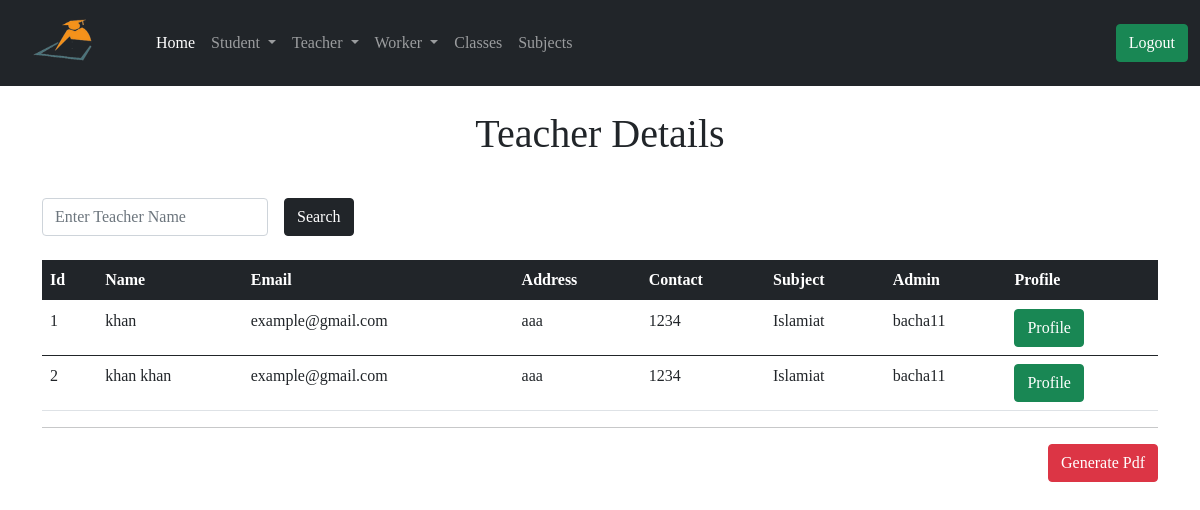
Page /admin/teacher_detials (signed in) on the earlier database version.
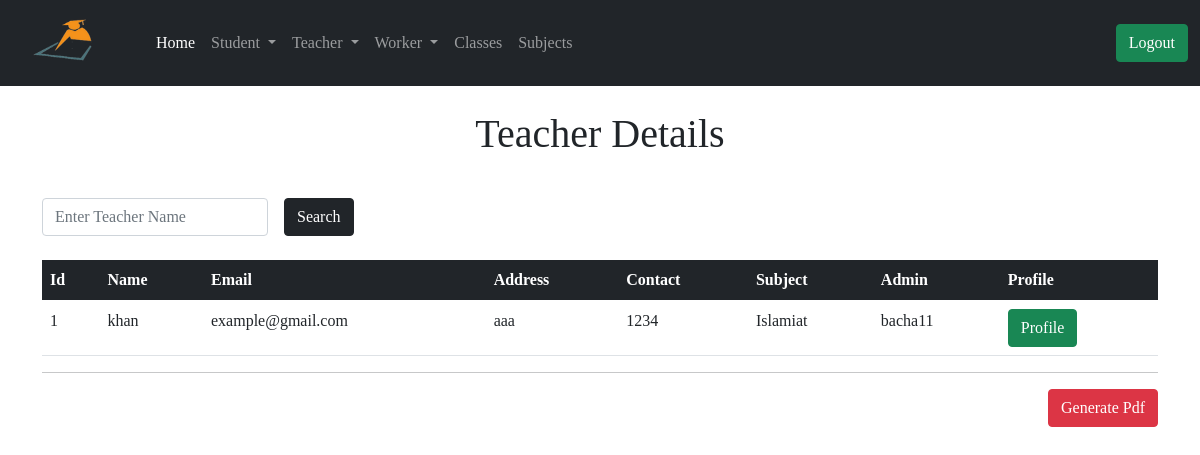
Same page on the later database version.
### app/models.py (models this page shows, shortened)
class Teacher(db.Model):
    id = db.Column(db.Integer, primary_key=True)
    tech_name = db.Column(db.String(64), index=True)
    email = db.Column(db.String(64), index=True)
    tech_address = db.Column(db.String(128), index=True)
    tech_contact = db.Column(db.String(64), index=True)
    join_date = db.Column(db.DateTime, default=datetime.utcnow())
    admin_id = db.Column(db.Integer, db.ForeignKey('user.id'))
    tech_subject = db.Column(db.Integer, db.ForeignKey('subject.id'))
    uploadlecture = db.relationship('UploadLecture', backref='t_lecture')

class Subject(db.Model):
    id = db.Column(db.Integer, primary_key=True)
    sub_name = db.Column(db.String(64))
    admin_id = db.Column(db.Integer, db.ForeignKey('user.id'))
    teacher = db.relationship('Teacher', backref='sub')
    leaveteacher = db.relationship('LeaveTeacher', backref='sub')

class User(UserMixin, db.Model):
    id = db.Column(db.Integer, primary_key=True)
    username = db.Column(db.String(32), unique=True, index=True)
    email = db.Column(db.String(64), unique=True, index=True)
    password_hash = db.Column(db.String(128))
    join_date = db.Column(db.DateTime, default=datetime.utcnow())
    student = db.relationship('Student', backref='admin')
    leavestudent = db.relationship('LeaveStudent', backref='admin')
    teacher = db.relationship('Teacher', backref='admin')
    leaveteacher = db.relationship('LeaveTeacher', backref='admin')
    worker = db.relationship('Worker', backref='admin')
    leaveworker = db.relationship('LeaveWorker', backref='admin')
    classs = db.relationship('Class', backref='admin')
    subject = db.relationship('Subject', backref='admin')

### app/routes.py (the view)
@app.route('/admin/teacher_detials')
@login_required
def teacher_detials():
    query = request.args.get('query')
    if query:
        teachers = Teacher.query.filter(Teacher.tech_name.contains(query))
        return render_template('admin/teacher_detials.html', title='Teachers', teachers=teachers, query=query)
    page = request.args.get('page', 1, type=int)
    teachers = Teacher.query.order_by(Teacher.id.asc()).paginate(
        page, app.config['ENTRY_PER_PAGE'], False)
    next_url = url_for('teacher_detials', page=teachers.next_num) \
        if teachers.has_next else None
    prev_url = url_for('teacher_detials', page=teachers.prev_num) \
        if teachers.has_prev else None
    return render_template('admin/teacher_detials.html', title='Teachers', teachers=teachers.items, next_url=next_url, prev_url=prev_url,)

### app/models.py (called while the page is built)
@login.user_loader
def load_user(id):
    return User.query.get(int(id))

### app/routes.py (called while the page is built)
@app.before_request
def before_request():
    g.user = None
    if 'teacher_id' in session:
        user = Teacher.query.filter_by(id=session['teacher_id']).first()
        g.user = user

### app/templates/admin/teacher_detials.html (shortened to what this page needs)
{% extends 'admin/base.html' %}
{% block content %}
<div class="container">
  {% if query %}
  <h1 class="text-center mt-4">Search Result About! <span class="text-primary"> {{ query }} </span></h1>
  <td> <a href=" {{ url_for('teacher_detials') }} "> <button type="submit" class="btn btn-success">  Back </button> </a></td>
  {% else %}
  <h1 class="text-center mt-4">Teacher Details</h1>
  {% endif %}
  <form action="" method="GET">
    <div class="row g-3 align-items-center mt-4">
      <div class="col-auto">
        <input type="search" name="query" id="inputPassword6" value="{{query}}" class="form-control" placeholder="Enter Teacher Name" required>
      </div>
      <div class="col-auto">
        <button type="submit" class="btn btn-dark">Search</button>
      </div>
    </div>
  </form>
  <table class="table mt-4">
      <thead class="table-dark">
        <tr>
          <th scope="col">Id</th>
          <th scope="col">Name</th>
          <th scope="col">Email</th>
          <th scope="col">Address</th>
          <th scope="col">Contact</th>
          <th scope="col">Subject</th>
          <th scope="col">Admin</th>
          <th scope="col">Profile</th>
        </tr>
      </thead>
      {% for teacher in teachers %}
      <tbody>
        <tr>
          <td> {{ teacher.id }}</td>
          <td> {{ teacher.tech_name }} </td>
          <td> {{ teacher.email }} </td>
          <td> {{ teacher.tech_address }} </td>
          <td> {{ teacher.tech_contact }} </td>
          <td>  {{ teacher.sub.sub_name }} </td>
          <td> {{ teacher.admin.username }} </td>
          <td> <a href=" {{ url_for('teacher_profile', id=teacher.id) }} "> <button type="submit" class="btn btn-success">  Profile </button> </a></td>
        </tr>
      </tbody>
      {% endfor %}
    </table>
    <hr>
    <a href="{{ url_for('teacher_detials_pdf') }}"><button type="submit" class="btn btn-danger float-end">Generate Pdf</button></a>
</div>
{% endblock %}

Differences in the rows shown:
removed Teacher: id "2", tech_name "khan khan", email "example@gmail.com", tech_address "aaa", tech_contact "1234", sub.sub_name "Islamiat", admin.username "bacha11"
